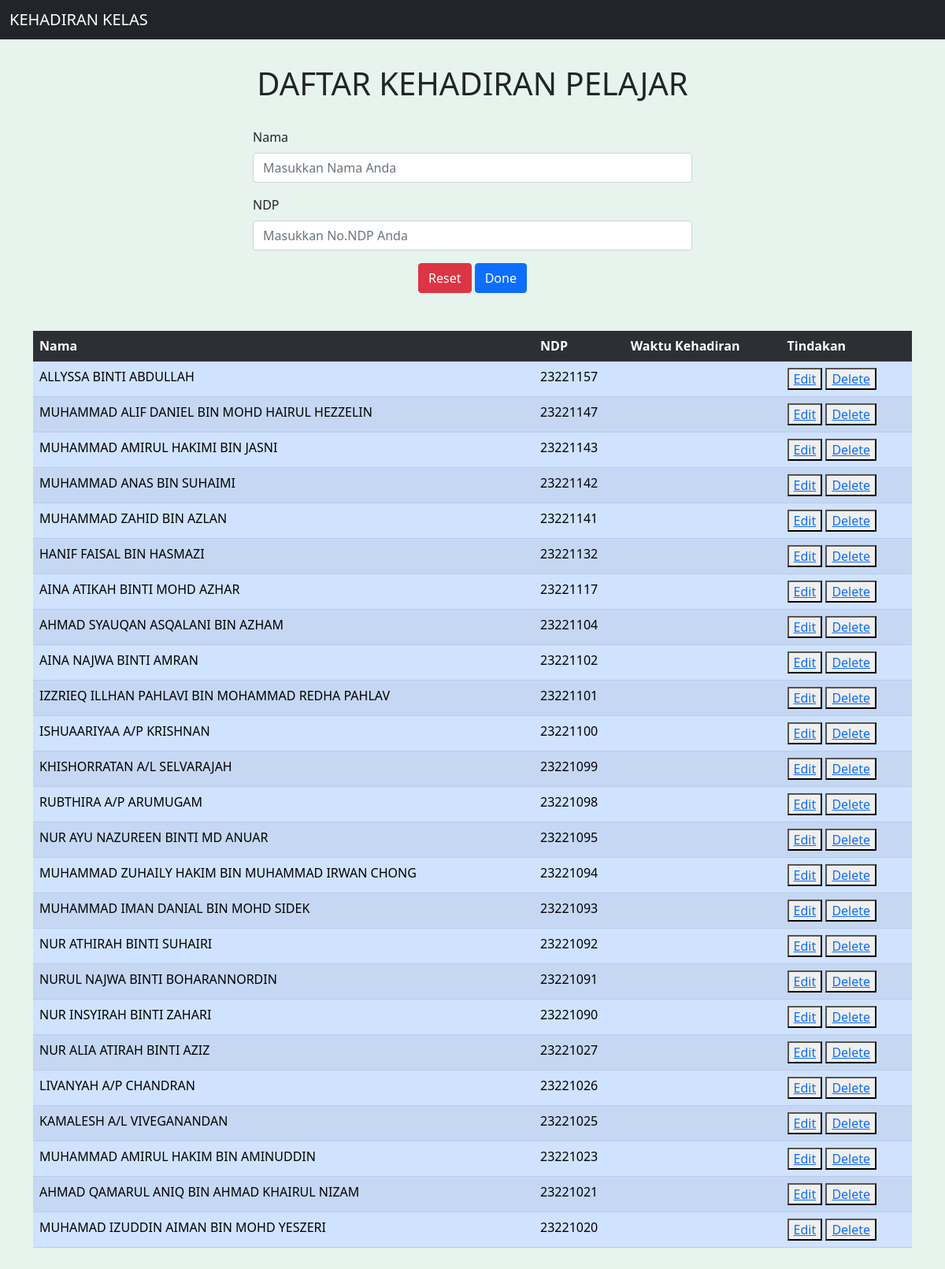
Page /bin/index_old.php on the committed database.
### tables this page shows
CREATE TABLE `student` (
  `img` longblob NOT NULL,
  `nama` varchar(50) NOT NULL,
  `ndp` int(10) NOT NULL,
  `password` varchar(15) NOT NULL,
  `no_tel` int(15) NOT NULL
);

### bin/index_old.php (the view, shortened to what this page needs)
<?php
include_once("connection.php");
$result = mysqli_query($mysqli, "SELECT * FROM student ORDER BY ndp DESC");
?>
<html>
<head>
    <link href="https://cdn.jsdelivr.net/npm/bootstrap@5.1.3/dist/css/bootstrap.min.css" rel="stylesheet">
</head>
<body>
    <nav class="navbar navbar-dark bg-dark">
        <div class="container-fluid">
            <span class="navbar-brand mb-0 h1">KEHADIRAN KELAS</span>
        </div>
    </nav>
    <div class="bg-success p-2 text-dark bg-opacity-10">
        <h1 class="p-4 text-center">DAFTAR KEHADIRAN PELAJAR</h1>
        <div class="container">
            <form action="" method="post" name="form_absen">
                <div class="col-md-6 offset-md-3">
                    <div class="mb-3">
                        <label class="form-label">Nama</label>
                        <input type="text" class="form-control" name="nama" placeholder="Masukkan Nama Anda" required>
                    </div>
                    <div class="mb-3">
                        <label class="form-label">NDP</label>
                        <input type="text" class="form-control" name="ndp" placeholder="Masukkan No.NDP Anda" required>
                    </div>
                </div>
                <div class="text-center">
                    <button type="reset" class="btn btn-danger" name="Reset">Reset</button>
                    <button type="done" class="btn btn-primary" name="Submit">Done</button>
                </div>
            </form>
            <table class="my-5 table table-striped" name="tk">
                <tr class="table-dark">
                    <th>Nama</th>
                    <th>NDP</th>
                    <th>Waktu Kehadiran</th>
                    <th>Tindakan</th>
                </tr>
                <?php
                while ($r = mysqli_fetch_array($result)) {
                ?>
                    <tr class="table-primary">
                        <td><?php echo $r['nama']; ?></td>
                        <td><?php echo $r['ndp']; ?></td>
                        <td><?php echo $r['waktu_kehadiran']; ?></td>
                        <td>
                        <button><a href="edit.php?edit_ndp=<?php echo $r['ndp'] ?>">Edit</a></button>
                        <button><a href="delete.php?delete_ndp=<?php echo $r['ndp'] ?>">Delete</a></button>
                        </td>
                    </tr>
                <?php
                }
                ?>
            </table>
        </div>
    </div>
</body>
</html>

### rows in the picture
student: nama "ALLYSSA BINTI ABDULLAH", ndp "23221157"
student: nama "MUHAMMAD ALIF DANIEL BIN MOHD HAIRUL HEZZELIN", ndp "23221147"
student: nama "MUHAMMAD AMIRUL HAKIMI BIN JASNI", ndp "23221143"
student: nama "MUHAMMAD ANAS BIN SUHAIMI", ndp "23221142"
student: nama "MUHAMMAD ZAHID BIN AZLAN", ndp "23221141"
student: nama "HANIF FAISAL BIN HASMAZI", ndp "23221132"
student: nama "AINA ATIKAH BINTI MOHD AZHAR", ndp "23221117"
student: nama "AHMAD SYAUQAN ASQALANI BIN AZHAM", ndp "23221104"
student: nama "AINA NAJWA BINTI AMRAN", ndp "23221102"
student: nama "IZZRIEQ ILLHAN PAHLAVI BIN MOHAMMAD REDHA PAHLAV", ndp "23221101"
student: nama "ISHUAARIYAA A/P KRISHNAN", ndp "23221100"
student: nama "KHISHORRATAN A/L SELVARAJAH", ndp "23221099"
student: nama "RUBTHIRA A/P ARUMUGAM", ndp "23221098"
student: nama "NUR AYU NAZUREEN BINTI MD ANUAR", ndp "23221095"
student: nama "MUHAMMAD ZUHAILY HAKIM BIN MUHAMMAD IRWAN CHONG", ndp "23221094"
student: nama "MUHAMMAD IMAN DANIAL BIN MOHD SIDEK", ndp "23221093"
student: nama "NUR ATHIRAH BINTI SUHAIRI", ndp "23221092"
student: nama "NURUL NAJWA BINTI BOHARANNORDIN", ndp "23221091"
student: nama "NUR INSYIRAH BINTI ZAHARI", ndp "23221090"
student: nama "NUR ALIA ATIRAH BINTI AZIZ", ndp "23221027"
student: nama "LIVANYAH A/P CHANDRAN", ndp "23221026"
student: nama "KAMALESH A/L VIVEGANANDAN", ndp "23221025"
student: nama "MUHAMMAD AMIRUL HAKIM BIN AMINUDDIN", ndp "23221023"
student: nama "AHMAD QAMARUL ANIQ BIN AHMAD KHAIRUL NIZAM", ndp "23221021"
student: nama "MUHAMAD IZUDDIN AIMAN BIN MOHD YESZERI", ndp "23221020"
